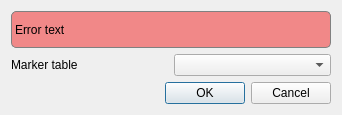
<?xml version="1.0" encoding="UTF-8"?>
<ui version="4.0">
 <class>Dialog</class>
 <widget class="QDialog" name="Dialog">
  <property name="geometry">
   <rect>
    <x>0</x>
    <y>0</y>
    <width>342</width>
    <height>115</height>
   </rect>
  </property>
  <property name="windowTitle">
   <string>Edit marker</string>
  </property>
  <layout class="QGridLayout" name="gridLayout">
   <item row="0" column="0" colspan="2">
    <widget class="QLabel" name="errors">
     <property name="enabled">
      <bool>true</bool>
     </property>
     <property name="styleSheet">
      <string notr="true">.QLabel{background-color: #F18888; border: 1px solid gray; border-radius: 5px}</string>
     </property>
     <property name="frameShape">
      <enum>QFrame::Box</enum>
     </property>
     <property name="frameShadow">
      <enum>QFrame::Sunken</enum>
     </property>
     <property name="text">
      <string>Error text</string>
     </property>
    </widget>
   </item>
   <item row="2" column="0" colspan="2">
    <widget class="QDialogButtonBox" name="buttonBox">
     <property name="orientation">
      <enum>Qt::Horizontal</enum>
     </property>
     <property name="standardButtons">
      <set>QDialogButtonBox::Cancel|QDialogButtonBox::Ok</set>
     </property>
    </widget>
   </item>
   <item row="1" column="0">
    <widget class="QLabel" name="label_3">
     <property name="text">
      <string>Marker table</string>
     </property>
    </widget>
   </item>
   <item row="1" column="1">
    <widget class="QComboBox" name="markers"/>
   </item>
  </layout>
 </widget>
 <resources/>
 <connections/>
</ui>
